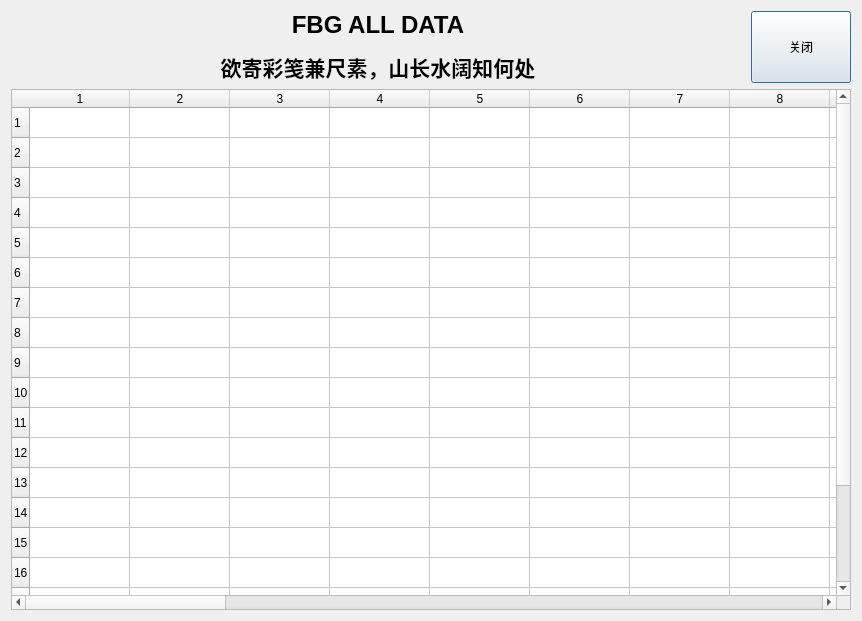
<?xml version="1.0" encoding="UTF-8"?>
<ui version="4.0">
 <class>fbgAllDataUi</class>
 <widget class="QDialog" name="fbgAllDataUi">
  <property name="geometry">
   <rect>
    <x>0</x>
    <y>0</y>
    <width>862</width>
    <height>621</height>
   </rect>
  </property>
  <property name="windowTitle">
   <string>Dialog</string>
  </property>
  <property name="styleSheet">
   <string notr="true">font: 75 12pt &quot;微软雅黑&quot;;</string>
  </property>
  <layout class="QVBoxLayout" name="verticalLayout">
   <item>
    <layout class="QHBoxLayout" name="horizontalLayout">
     <item>
      <widget class="QLabel" name="label">
       <property name="minimumSize">
        <size>
         <width>650</width>
         <height>50</height>
        </size>
       </property>
       <property name="styleSheet">
        <string notr="true">font: 9pt &quot;楷体&quot;;</string>
       </property>
       <property name="text">
        <string>&lt;html&gt;&lt;head/&gt;&lt;body&gt;&lt;p align=&quot;center&quot;&gt;&lt;span style=&quot; font-size:18pt; font-weight:600;&quot;&gt;FBG ALL DATA&lt;/span&gt;&lt;/p&gt;&lt;p align=&quot;center&quot;&gt;&lt;span style=&quot; font-size:16pt; font-weight:600;&quot;&gt;欲寄彩笺兼尺素，山长水阔知何处&lt;/span&gt;&lt;/p&gt;&lt;/body&gt;&lt;/html&gt;</string>
       </property>
      </widget>
     </item>
     <item>
      <widget class="QPushButton" name="pushButton">
       <property name="minimumSize">
        <size>
         <width>75</width>
         <height>50</height>
        </size>
       </property>
       <property name="maximumSize">
        <size>
         <width>100</width>
         <height>80</height>
        </size>
       </property>
       <property name="styleSheet">
        <string notr="true">font: 75 14pt &quot;微软雅黑&quot;;</string>
       </property>
       <property name="text">
        <string>关闭</string>
       </property>
      </widget>
     </item>
    </layout>
   </item>
   <item>
    <widget class="QTableWidget" name="tableWidget">
     <property name="minimumSize">
      <size>
       <width>800</width>
       <height>500</height>
      </size>
     </property>
     <property name="lineWidth">
      <number>1</number>
     </property>
     <property name="rowCount">
      <number>20</number>
     </property>
     <property name="columnCount">
      <number>32</number>
     </property>
     <row/>
     <row/>
     <row/>
     <row/>
     <row/>
     <row/>
     <row/>
     <row/>
     <row/>
     <row/>
     <row/>
     <row/>
     <row/>
     <row/>
     <row/>
     <row/>
     <row/>
     <row/>
     <row/>
     <row/>
     <column/>
     <column/>
     <column/>
     <column/>
     <column/>
     <column/>
     <column/>
     <column/>
     <column/>
     <column/>
     <column/>
     <column/>
     <column/>
     <column/>
     <column/>
     <column/>
     <column/>
     <column/>
     <column/>
     <column/>
     <column/>
     <column/>
     <column/>
     <column/>
     <column/>
     <column/>
     <column/>
     <column/>
     <column/>
     <column/>
     <column/>
     <column/>
    </widget>
   </item>
  </layout>
 </widget>
 <resources/>
 <connections>
  <connection>
   <sender>pushButton</sender>
   <signal>clicked()</signal>
   <receiver>fbgAllDataUi</receiver>
   <slot>accept()</slot>
   <hints>
    <hint type="sourcelabel">
     <x>788</x>
     <y>30</y>
    </hint>
    <hint type="destinationlabel">
     <x>726</x>
     <y>6</y>
    </hint>
   </hints>
  </connection>
 </connections>
</ui>
